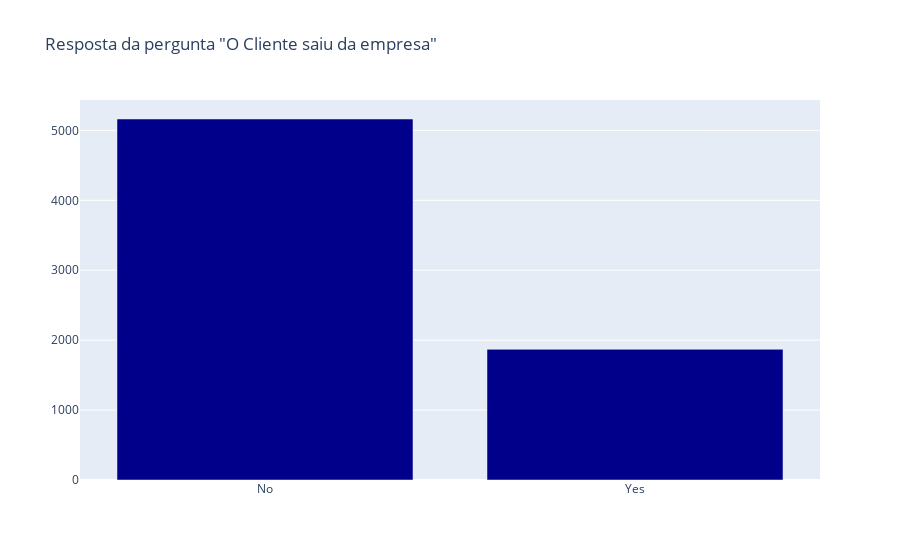

This figure's notebook cell:
### Markdown cell above
Tem-se então uma variável com dois possíveis valores

### Code cell
fig = go.Figure(data=[go.Bar(x=list(data.keys()), y=list(data.values()),
            hovertext=['73,42% das pessoas disseram não', '26,58% das pessoas disseram sim'])])

fig.update_layout(title_text='Resposta da pergunta "O Cliente saiu da empresa"')
fig.update_traces(marker_color="darkblue", selector=dict(type='bar'))
fig.update_traces(selected_marker_opacity=1, selector=dict(type='bar'))
fig.update_traces(unselected_marker_opacity=0.5, selector=dict(type='bar'))
fig.show()

### Figure 1 — Plotly figure (JSON) as saved in the notebook; plotly's stock layout.template omitted (floating-point values rounded to 4 significant figures)
{"data": [{"hovertext": ["73,42% das pessoas disseram não", "26,58% das pessoas disseram sim"], "marker": {"color": "darkblue"}, "selected": {"marker": {"opacity": 1}}, "type": "bar", "unselected": {"marker": {"opacity": 0.5}}, "x": ["No", "Yes"], "y": [5163, 1869]}], "layout": {"title": {"text": "Resposta da pergunta \"O Cliente saiu da empresa\""}}}
